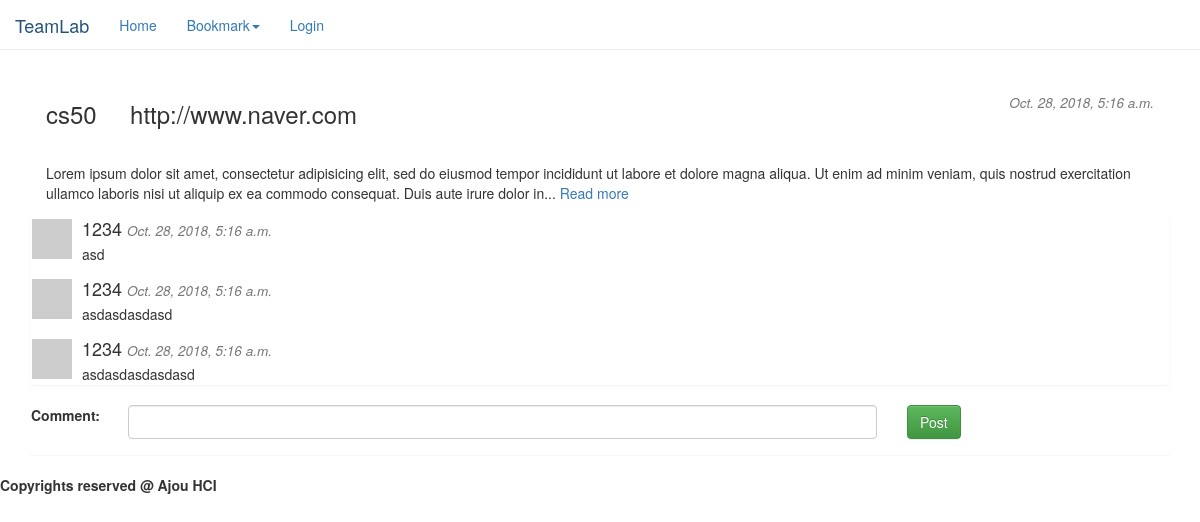
/bookmark_detail/3 (signed in), run on the app's committed database.
### bookmark/models.py (models this page shows, shortened)
class Bookmark(models.Model):
    bookmark_id = models.AutoField(primary_key=True)
    bookmark_url = models.CharField(max_length=100)
    bookmark_name = models.CharField(max_length=255)
    bookmark_desc = models.TextField()
    created_time = models.DateTimeField(auto_now_add=True)

class Comment(models.Model):
    comment_id = models.AutoField(primary_key=True)
    comment_contents = models.TextField()
    user = models.ForeignKey(User, on_delete=models.CASCADE)
    bookmark = models.ForeignKey(Bookmark, on_delete=models.CASCADE)
    created_time = models.DateTimeField(auto_now_add=True)

### bookmark/views.py (the view)
# urls.py: url(r'^bookmark_detail/(?P<id>[0-9]+)$', views.bookmark_detail, name='bookmark_detail'),
def bookmark_detail(request, id):
    bookmark = Bookmark.objects.get(bookmark_id=id)
    email = request.session["login_id"]
    user = User.objects.get(username=email)
    comments = Comment.objects.filter(bookmark=bookmark)
    return render(request, 'bookmark_detail.html', {'bookmark': bookmark, 'comments': comments})

### template/bookmark_detail.html (shortened to what this page needs)
{% extends "base.html" %}
{% load static %}
{% block content %}
    <div class="container">
        <div class="panel">
                <div class="panel-heading">
                    <div class="text-center">
                        <div class="row">
                            <div class="col-sm-9">
                                <h3 class="pull-left">{{ bookmark.bookmark_name }} &nbsp; &nbsp; {{ bookmark.bookmark_url }}</h3>
                            </div>
                            <div class="col-sm-3">
                                <h4 class="pull-right">
                                <small><em>{{ bookmark.created_time }}</em></small>
                                </h4>
                            </div>
                        </div>
                    </div>
                </div>
            <div class="panel-body">
                Lorem ipsum dolor sit amet, consectetur adipisicing elit, sed do eiusmod
                tempor incididunt ut labore et dolore magna aliqua. Ut enim ad minim veniam,
                quis nostrud exercitation ullamco laboris nisi ut aliquip ex ea commodo
                consequat. Duis aute irure dolor in... <a href="#">Read more</a>
            </div>
        <div class="panel">
           {% for comment in comments %}
                 <div class="media">
                            <a class="media-left" href="#">
                              <img src="http://lorempixel.com/40/40/people/1/">
                            </a>
                            <div class="media-body">
                    <h4 class="media-heading user_name">{{ comment.user.username }} <small><em>{{ bookmark.created_time }}</em></small></h4>
                        {{ comment.comment_contents}}
                    </div>
                 </div>
          {% endfor %}
            </div>
 <div class="form-group row">
        <form method="POST" action="{% url 'post_comment' %}">
            <div class="col-sm-1">
                <label for="comment">Comment:</label>
            </div>
            <div class="col-sm-8">
                <input type="text" class="form-control" id="comment" name="comment" />
            </div>
            <div class="col-sm-3">
                <button type="submit" class="btn btn-success">Post</button>
            </div>
        </form>
    </div>
    </div>
    </div>
{% endblock %}

### data on the page
Bookmark: bookmark_name "cs50", bookmark_url "http://www.naver.com", created_time "Oct. 28, 2018, 5:16 a.m."
Comment: user.username "1234", comment_contents "asd"
Comment: user.username "1234", comment_contents "asdasdasdasd"
Comment: user.username "1234", comment_contents "asdasdasdasdasd"
